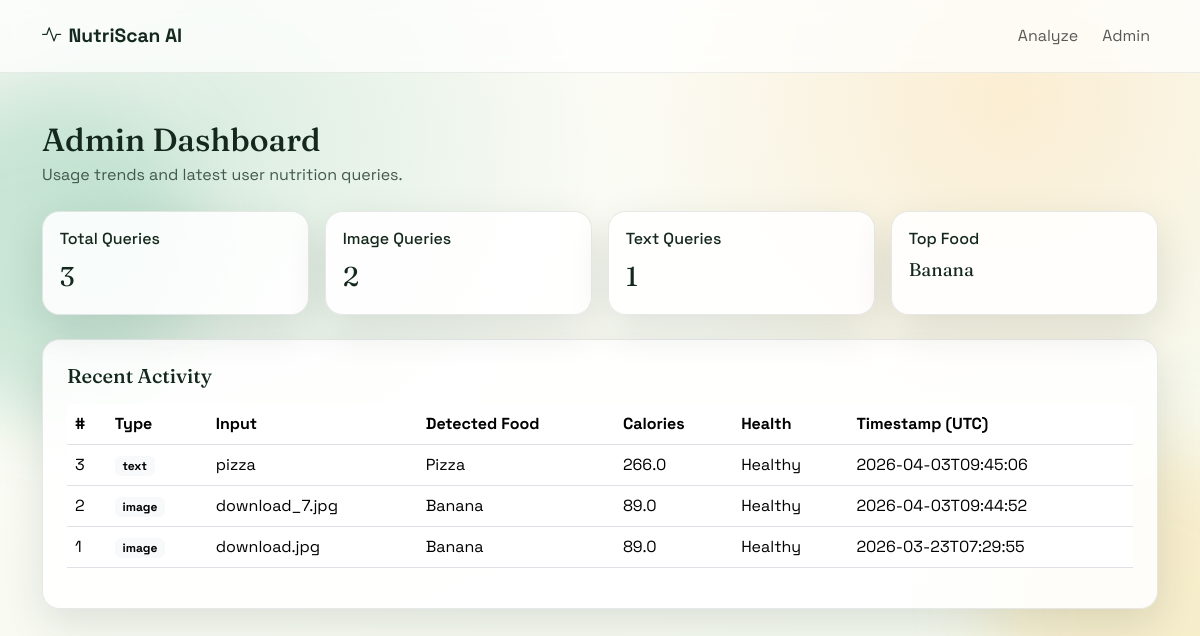
/admin, run on an earlier commit of the app's database.
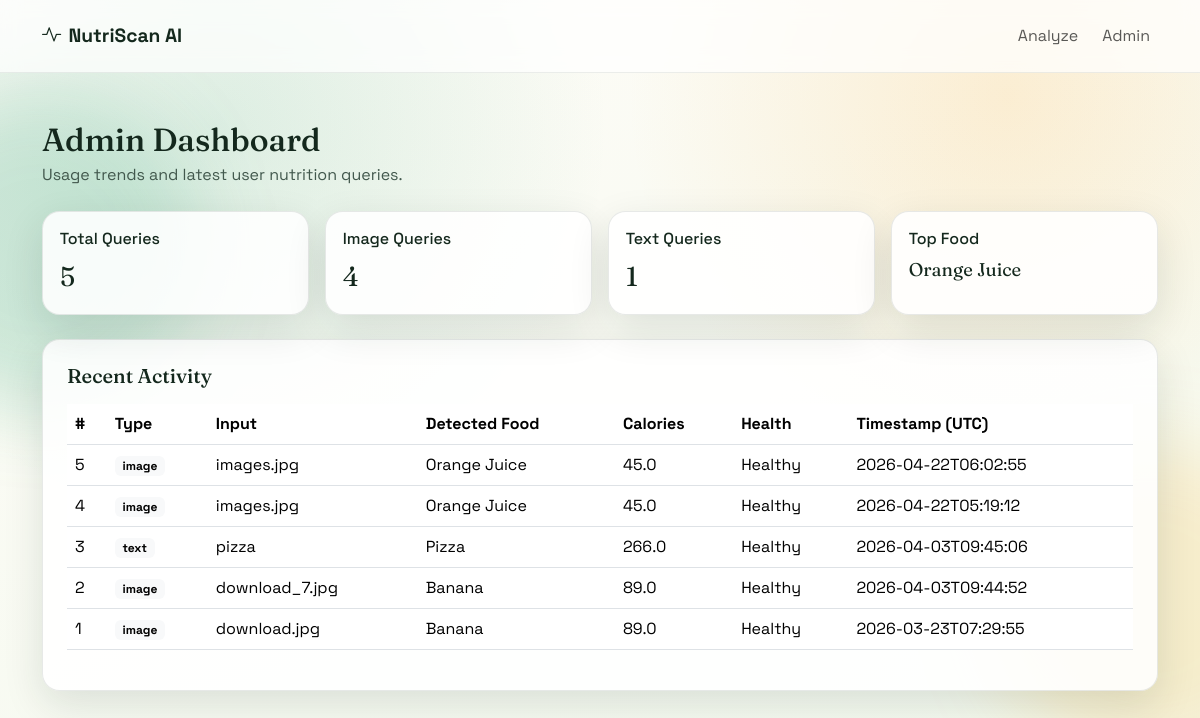
And on a later commit of the database.
### tables this page shows
CREATE TABLE history (
                id INTEGER PRIMARY KEY AUTOINCREMENT,
                query_type TEXT NOT NULL,
                input_text TEXT,
                detected_food TEXT NOT NULL,
                calories REAL,
                protein REAL,
                carbohydrates REAL,
                fats REAL,
                health_rating TEXT,
                created_at TEXT NOT NULL
            );

### app.py (the view)
@app.route("/admin")
def admin_panel():
    analytics = get_usage_analytics(str(DB_PATH))
    history = get_recent_history(str(DB_PATH), limit=20)
    return render_template("admin.html", analytics=analytics, history=history)

### utils.py (called while the page is built)
def get_recent_history(db_path: str, limit: int = 10) -> List[Dict]:
    with sqlite3.connect(db_path) as conn:
        conn.row_factory = sqlite3.Row
        rows = conn.execute(
            """
            SELECT *
            FROM history
            ORDER BY id DESC
            LIMIT ?
            """,
            (limit,),
        ).fetchall()
    return [dict(row) for row in rows]

### templates/admin.html (shortened to what this page needs)
{% extends 'base.html' %}
{% block content %}
<section class="mb-4">
    <h1 class="h2 mb-1">Admin Dashboard</h1>
    <p class="text-secondary mb-0">Usage trends and latest user nutrition queries.</p>
</section>
<section class="row g-3 mb-4">
    <div class="col-md-3 col-6">
        <article class="metric-card h-100">
            <h6>Total Queries</h6>
            <p class="metric-value">{{ analytics.total_queries }}</p>
        </article>
    </div>
    <div class="col-md-3 col-6">
        <article class="metric-card h-100">
            <h6>Image Queries</h6>
            <p class="metric-value">{{ analytics.image_queries }}</p>
        </article>
    </div>
    <div class="col-md-3 col-6">
        <article class="metric-card h-100">
            <h6>Text Queries</h6>
            <p class="metric-value">{{ analytics.text_queries }}</p>
        </article>
    </div>
    <div class="col-md-3 col-6">
        <article class="metric-card h-100">
            <h6>Top Food</h6>
            <p class="metric-value small-title">{{ analytics.top_food }}</p>
        </article>
    </div>
</section>
<section class="panel-card p-4">
    <h2 class="h5 mb-3">Recent Activity</h2>
    <div class="table-responsive">
        <table class="table align-middle">
            <thead>
                <tr>
                    <th>#</th>
                    <th>Type</th>
                    <th>Input</th>
                    <th>Detected Food</th>
                    <th>Calories</th>
                    <th>Health</th>
                    <th>Timestamp (UTC)</th>
                </tr>
            </thead>
            <tbody>
                {% if history %}
                    {% for row in history %}
                        <tr>
                            <td>{{ row.id }}</td>
                            <td><span class="badge text-bg-light">{{ row.query_type }}</span></td>
                            <td>{{ row.input_text }}</td>
                            <td>{{ row.detected_food }}</td>
                            <td>{{ row.calories }}</td>
                            <td>{{ row.health_rating }}</td>
                            <td>{{ row.created_at }}</td>
                        </tr>
                    {% endfor %}
                {% else %}
                    <tr>
                        <td colspan="7" class="text-center text-secondary py-4">No activity yet.</td>
                    </tr>
                {% endif %}
            </tbody>
        </table>
    </div>
</section>
{% endblock %}

### templates/base.html (shortened to what this page needs)
<!DOCTYPE html>
<html lang="en">
<head>
    <link href="https://cdn.jsdelivr.net/npm/bootstrap@5.3.3/dist/css/bootstrap.min.css" rel="stylesheet">
    <link href="https://cdn.jsdelivr.net/npm/bootstrap-icons@1.11.3/font/bootstrap-icons.css" rel="stylesheet">
    <link href="{{ url_for('static', filename='css/styles.css') }}" rel="stylesheet">
</head>
<body>
    <nav class="navbar navbar-expand-lg nav-glass sticky-top">
        <div class="container py-2">
            <a class="navbar-brand brand-mark" href="{{ url_for('index') }}">
                <i class="bi bi-activity"></i>
                NutriScan AI
            </a>
            <div class="collapse navbar-collapse" id="navMenu">
                <ul class="navbar-nav ms-auto align-items-lg-center gap-lg-2">
                    <li class="nav-item"><a class="nav-link" href="{{ url_for('upload_page') }}">Analyze</a></li>
                    <li class="nav-item"><a class="nav-link" href="{{ url_for('admin_panel') }}">Admin</a></li>
                </ul>
            </div>
        </div>
    </nav>
    <main class="container py-4 py-md-5">
        {% block content %}{% endblock %}
    </main>
</body>
</html>

### static/css/styles.css (style rules this page uses)
:root { --bg-soft: #fefcf7; --bg-accent: #f3f9ee; --text-main: #14281d; --text-subtle: #42584d; --accent: #1d9a6c; --accent-dark: #147552; --card-border: rgba(20, 40, 29, 0.1); --shadow: 0 14px 40px rgba(19, 44, 30, 0.12); }
* { box-sizing: border-box; }
body { font-family: "Space Grotesk", sans-serif; color: var(--text-main); background: radial-gradient(circle at 18% 16%, rgba(29, 154, 108, 0.14), transparent 33%), radial-gradient(circle at 84% 12%, rgba(255, 176, 59, 0.18), transparent 31%), linear-gradient(160deg, var(--bg-soft), var(--bg-accent)); min-height: 100vh; position: relative; overflow-x: hidden; }
h1, h2, h3, h4 { font-family: "Fraunces", serif; }
.text-secondary { color: var(--text-subtle) !important; }
.nav-glass { background: rgba(255, 255, 255, 0.72); backdrop-filter: blur(10px); border-bottom: 1px solid rgba(20, 40, 29, 0.08); }
.brand-mark { font-weight: 700; font-size: 1.2rem; text-decoration: none; color: var(--text-main); display: inline-flex; gap: 0.45rem; align-items: center; }
.hero-card, .panel-card, .metric-card, .nutrition-card, .feature-card { background: rgba(255, 255, 255, 0.88); border: 1px solid var(--card-border); border-radius: 1.1rem; box-shadow: var(--shadow); }
.metric-card { padding: 1.05rem; }
.metric-value { font-family: "Fraunces", serif; font-size: 1.7rem; margin: 0; }
.small-title { font-size: 1.15rem; }

What changed in the data, as far as the page shows it:
added history: id "5", query_type "image", input_text "images.jpg", detected_food "Orange Juice", calories "45.0", health_rating "Healthy", created_at "2026-04-22T06:02:55"
added history: id "4", query_type "image", input_text "images.jpg", detected_food "Orange Juice", calories "45.0", health_rating "Healthy", created_at "2026-04-22T05:19:12"
Also different on the page:
{{ analytics.total_queries }}: "3" → "5"
{{ analytics.image_queries }}: "2" → "4"
{{ analytics.top_food }}: "Banana" → "Orange Juice"
